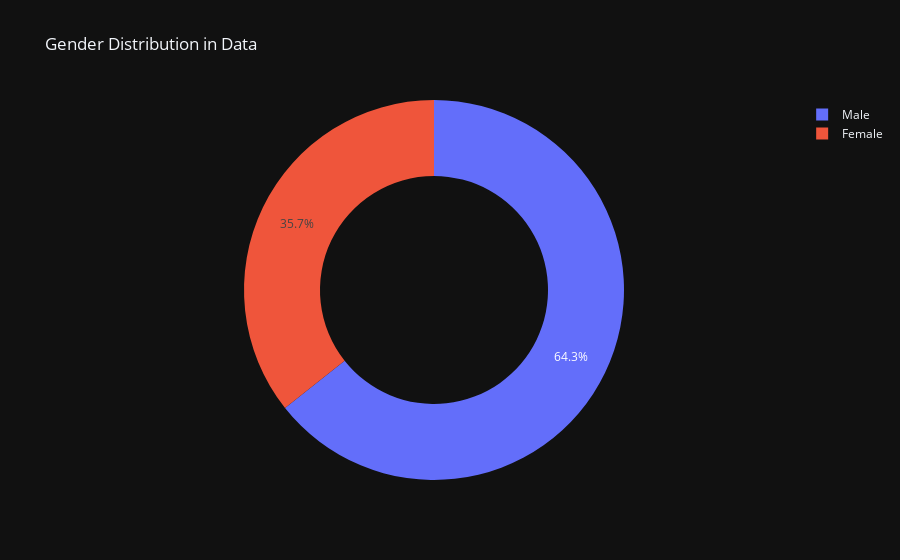

The cell this chart's notebook holds for it:
### Code cell
#donut chart
px.pie(gen_count, gen_count.index, gen_count.values,
       title='Gender Distribution in Data',
       hole=0.6,
       template='plotly_dark')

### Figure 1 — Plotly figure (JSON) as saved in the notebook; plotly's stock layout.template omitted (floating-point values rounded to 4 significant figures)
{"data": [{"domain": {"x": [0, 1], "y": [0, 1]}, "hole": 0.6, "hovertemplate": "sex=%{label}<br>value=%{value}<extra></extra>", "labels": ["Male", "Female"], "legendgroup": "", "name": "", "showlegend": true, "type": "pie", "values": [157, 87]}], "layout": {"legend": {"tracegroupgap": 0}, "title": {"text": "Gender Distribution in Data"}}}
